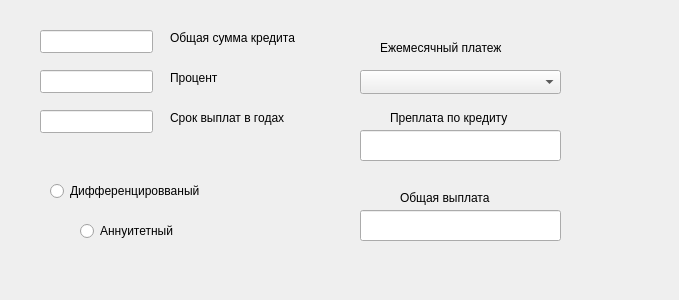
<?xml version="1.0" encoding="UTF-8"?>
<ui version="4.0">
 <class>Credit</class>
 <widget class="QDialog" name="Credit">
  <property name="geometry">
   <rect>
    <x>0</x>
    <y>0</y>
    <width>679</width>
    <height>300</height>
   </rect>
  </property>
  <property name="windowTitle">
   <string>Dialog</string>
  </property>
  <widget class="QLabel" name="total_month">
   <property name="geometry">
    <rect>
     <x>380</x>
     <y>40</y>
     <width>161</width>
     <height>16</height>
    </rect>
   </property>
   <property name="text">
    <string>Ежемесячный платеж</string>
   </property>
  </widget>
  <widget class="QLabel" name="pereplatas">
   <property name="geometry">
    <rect>
     <x>390</x>
     <y>110</y>
     <width>151</width>
     <height>16</height>
    </rect>
   </property>
   <property name="text">
    <string>Преплата по кредиту</string>
   </property>
  </widget>
  <widget class="QLabel" name="total">
   <property name="geometry">
    <rect>
     <x>400</x>
     <y>190</y>
     <width>131</width>
     <height>16</height>
    </rect>
   </property>
   <property name="text">
    <string>Общая выплата</string>
   </property>
  </widget>
  <widget class="QLabel" name="label_4">
   <property name="geometry">
    <rect>
     <x>170</x>
     <y>30</y>
     <width>161</width>
     <height>16</height>
    </rect>
   </property>
   <property name="text">
    <string>Общая сумма кредита</string>
   </property>
  </widget>
  <widget class="QLabel" name="label_5">
   <property name="geometry">
    <rect>
     <x>170</x>
     <y>70</y>
     <width>62</width>
     <height>16</height>
    </rect>
   </property>
   <property name="text">
    <string>Процент</string>
   </property>
  </widget>
  <widget class="QLabel" name="label_6">
   <property name="geometry">
    <rect>
     <x>170</x>
     <y>110</y>
     <width>151</width>
     <height>16</height>
    </rect>
   </property>
   <property name="text">
    <string>Срок выплат в годах</string>
   </property>
  </widget>
  <widget class="QRadioButton" name="radioButton">
   <property name="geometry">
    <rect>
     <x>50</x>
     <y>180</y>
     <width>191</width>
     <height>22</height>
    </rect>
   </property>
   <property name="text">
    <string>Дифференцировваный</string>
   </property>
  </widget>
  <widget class="QRadioButton" name="ann">
   <property name="geometry">
    <rect>
     <x>80</x>
     <y>220</y>
     <width>106</width>
     <height>22</height>
    </rect>
   </property>
   <property name="text">
    <string>Аннуитетный</string>
   </property>
  </widget>
  <widget class="QLineEdit" name="sum">
   <property name="geometry">
    <rect>
     <x>40</x>
     <y>30</y>
     <width>113</width>
     <height>23</height>
    </rect>
   </property>
  </widget>
  <widget class="QLineEdit" name="procent">
   <property name="geometry">
    <rect>
     <x>40</x>
     <y>70</y>
     <width>113</width>
     <height>23</height>
    </rect>
   </property>
  </widget>
  <widget class="QLineEdit" name="term">
   <property name="geometry">
    <rect>
     <x>40</x>
     <y>110</y>
     <width>113</width>
     <height>23</height>
    </rect>
   </property>
  </widget>
  <widget class="QLineEdit" name="cr_pereplata">
   <property name="geometry">
    <rect>
     <x>360</x>
     <y>130</y>
     <width>201</width>
     <height>31</height>
    </rect>
   </property>
   <property name="readOnly">
    <bool>true</bool>
   </property>
  </widget>
  <widget class="QLineEdit" name="total_cr">
   <property name="geometry">
    <rect>
     <x>360</x>
     <y>210</y>
     <width>201</width>
     <height>31</height>
    </rect>
   </property>
   <property name="readOnly">
    <bool>true</bool>
   </property>
  </widget>
  <widget class="QComboBox" name="comboBox">
   <property name="geometry">
    <rect>
     <x>360</x>
     <y>70</y>
     <width>201</width>
     <height>24</height>
    </rect>
   </property>
  </widget>
 </widget>
 <resources/>
 <connections/>
</ui>
